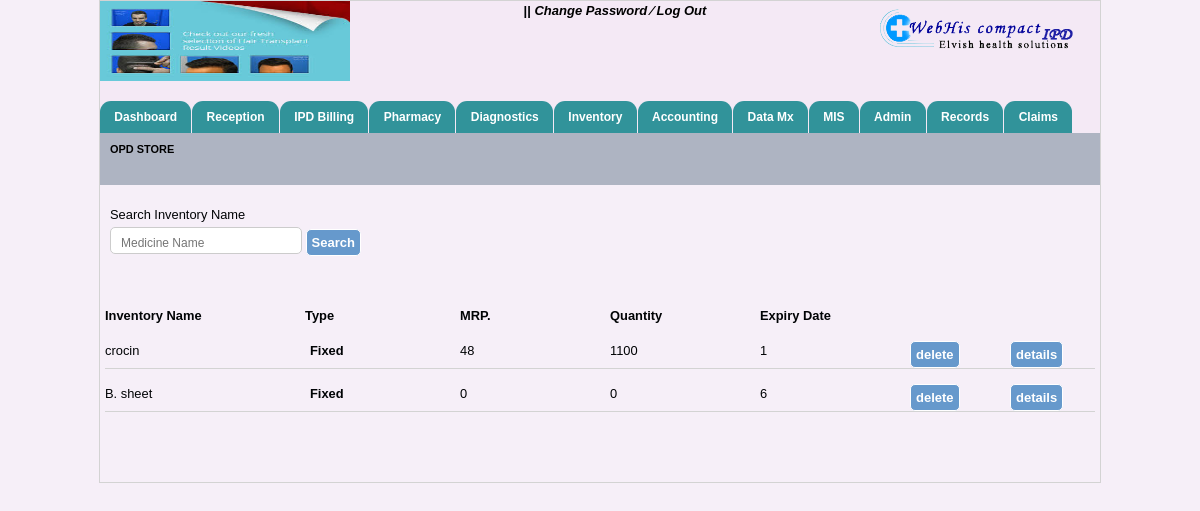
Page /opd_store.php on the earlier database version.
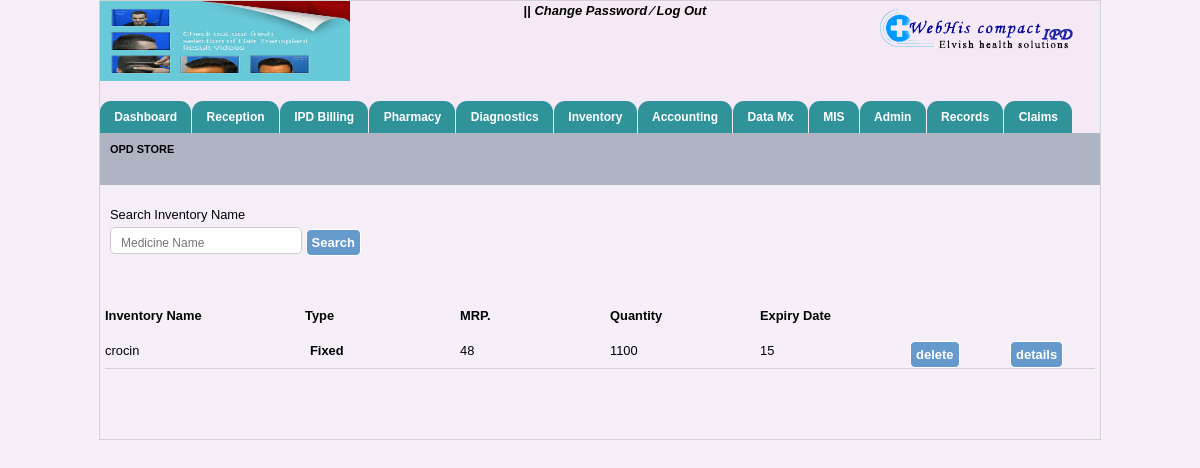
Same page on the later database version.
### tables this page shows
CREATE TABLE IF NOT EXISTS `inventory_store` (
  `in_id` int(200) NOT NULL AUTO_INCREMENT,
  `in_name` varchar(200) NOT NULL,
  `type` varchar(200) NOT NULL,
  `unit price` int(200) NOT NULL,
  `mrp` int(200) NOT NULL,
  `quantity` varchar(200) NOT NULL,
  `ex_date` varchar(200) NOT NULL,
  PRIMARY KEY (`in_id`)
);

### opd_store.php (the view, shortened to what this page needs)
<?php
	include("header.php");
include("menubar.php");
?>
  <div id="opd_bill" style="height:40px;">
            <span style="float:left; width:200px; "><strong>OPD STORE</strong></span>
    </div>
  <div style="width:990px; margin:20px auto;" id="search_exist">
          <div id="search_txt" class="p_adding">Search Inventory Name</div>
            <div class="p_adding">
              <span>
<input type="text" name="search" placeholder="Medicine Name" id="inputStringCo" onKeyUp="lookupCo(this.value);" onBlur="fillCo();"  /></span>
                <span><input type="submit" name="find" value="Search" class="btn"/></span>
            </div>
        </div>
   <div style="width:990px; margin:50px auto;">
  		 <div class="field_bg">
              <div style="float:left; width:200px; "><strong>Inventory Name</strong></div>
              <div style="float:left; width:150px; margin-right:5px;"><strong>Type</strong></div>
              <div style="float:left; width:150px; "><strong>MRP.</strong></div>
              <div style="float:left; width:150px; "><strong>Quantity</strong></div>
              <div style="float:left; width:200px; "><strong>Expiry Date</strong></div>
                <?php $res3=mysql_query("select * from inventory_store");
                while($row3=mysql_fetch_array($res3)){	?>
                  <form method="post">
                    <div style="float:left; width:200px; margin-right:5px;"><?php echo $row3[1];?></div>
             			  <div style="float:left; width:150px; "><strong><?php echo $row3[2];?></strong></div>
                    <div style="float:left; width:150px; "><?php echo $row3[3];?></div>
      		          <div style="float:left; width:150px; "><?php echo $row3[4];?></div>
                    <div style="float:left; width:150px;"><?php echo $row3[5];?></div>
                    <div style="float:left; width:100px; "><input type="submit"name="del" value="delete" class="btn"/></div>
                    <div style="float:left; width: 4px; "><input type="submit"name="details" value="details" class="btn"/></div>
	            <div class="cls" style="margin-top:15px;  border-bottom:1px solid lightgray;"></div>
        </form>
             <?php
             }
             ?>
      </div>
  </div>
  <?php
  	include("footer.php");
  ?>

Differences in the rows shown:
removed inventory_store: in_name "B. sheet", type "Fixed", unit price "0", mrp "0", quantity "6"
changed inventory_store "crocin": quantity "1" → "15"
